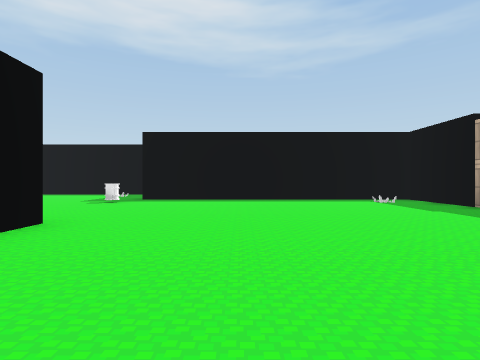
View 1 (above)

13 first-person views from a walk through a scene from a Unity 3-D project. The camera is 1.2 m above the floor, looks level and sees 80° across. The floor is counted in squares, 2.18 m on a side. Each view is taken from the middle of a square. On the plan, view 1 faces up. The plan holds only what a view shows up to about 9 squares ahead; the rest is blank. The place goes on beyond the plan. The player character is not drawn. Some surface patterns are stand-ins.

View 2
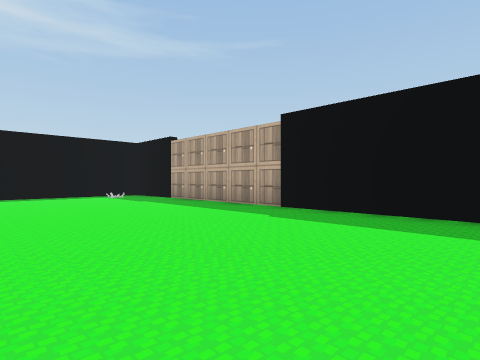

View 3
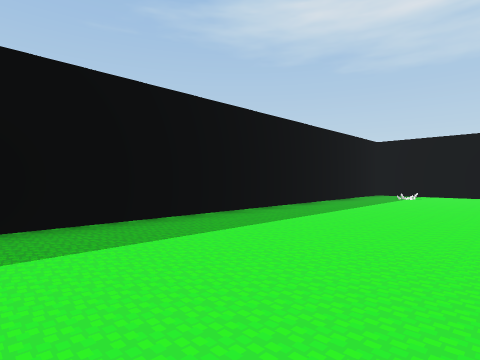

View 4
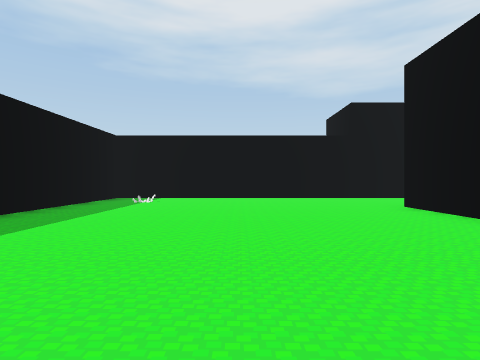

View 5
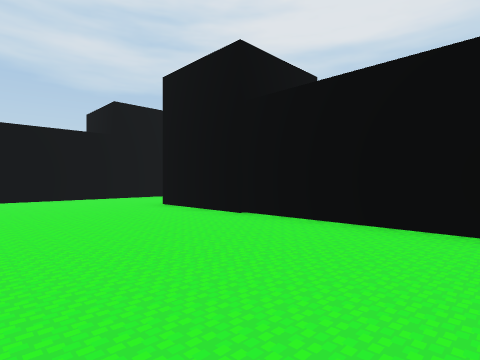

View 6
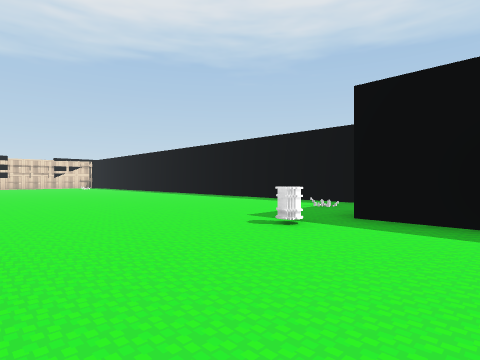

View 7
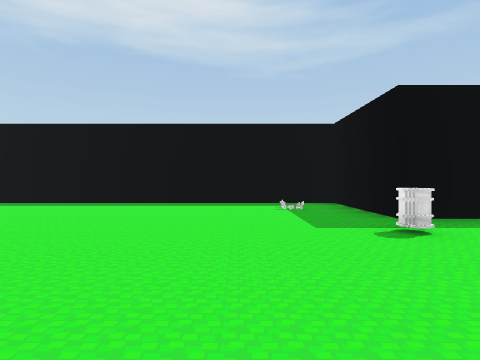

View 8
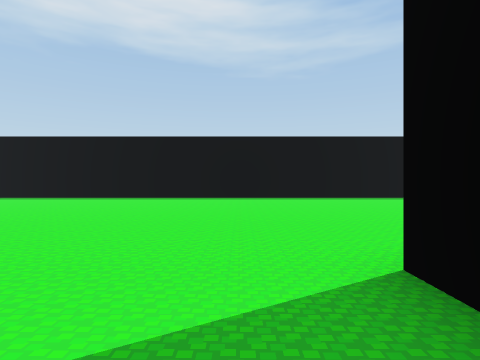

View 9
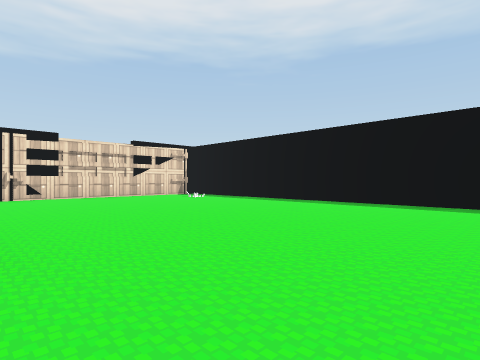

View 10
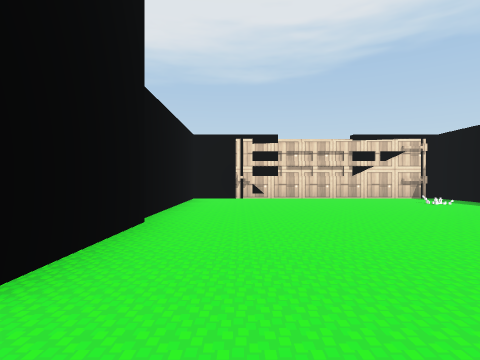

View 11
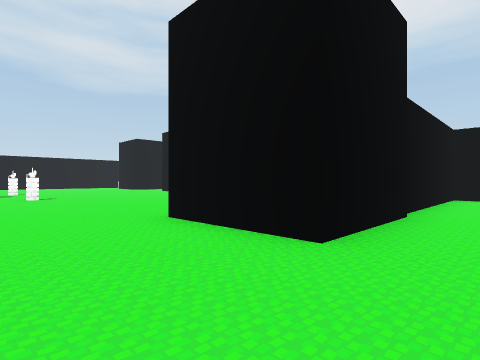

View 12
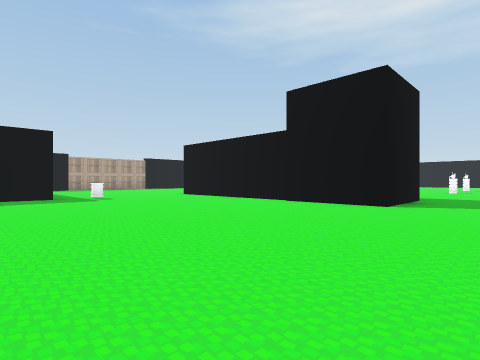

View 13
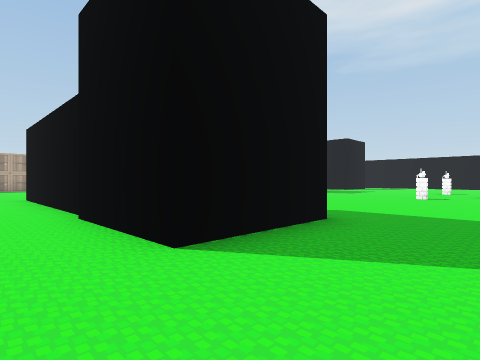

### Floor plan
Points are (right, up) in squares from view 1. A wall is a line through its corners. A room is listed if a view was taken in it or the views show most of it. See-through windows are left out.
Room 1 (views 1, 2, 3, 4, 5, 6, 7, 8, 9, 10, 11, 12, 13)
walls: (-10, 1.2) (-10, 3.7) (-2.5, 3.7) (-2.5, 2.9); (-2.5, -2.2) (-2.5, -7.9); (-14.3, 2.4) (-14.3, 1.2); (-16.7, 3.7) (-15.2, 3.7); (-4, -10.7) (4.8, -10.7) (4.8, 8.1) (-2.7, 8.1) (-2.7, 10.9) (-18.5, 10.9); (-20, 10.9) (-21.5, 10.9) (-21.5, 3.7) (-17.1, 3.7)
objects: other object (-14, -5); other object (-10, -5); other object (-3, 7)

Positions as (right, up) in squares from view 1, and headings:
1: (0, 0), facing up
2: (0, -2), facing up-right
3: (1, 0), facing down-right
4: (1, -2), facing down
5: (1, -2), facing down-left
6: (-1, 4), facing up-left
7: (-5, 4), facing up
8: (-11, 2), facing up
9: (-12, 4), facing up-left
10: (-13, 5), facing left
11: (-12, 5), facing down-left
12: (-12, 10), facing down-right
13: (-12, 5), facing down-right
